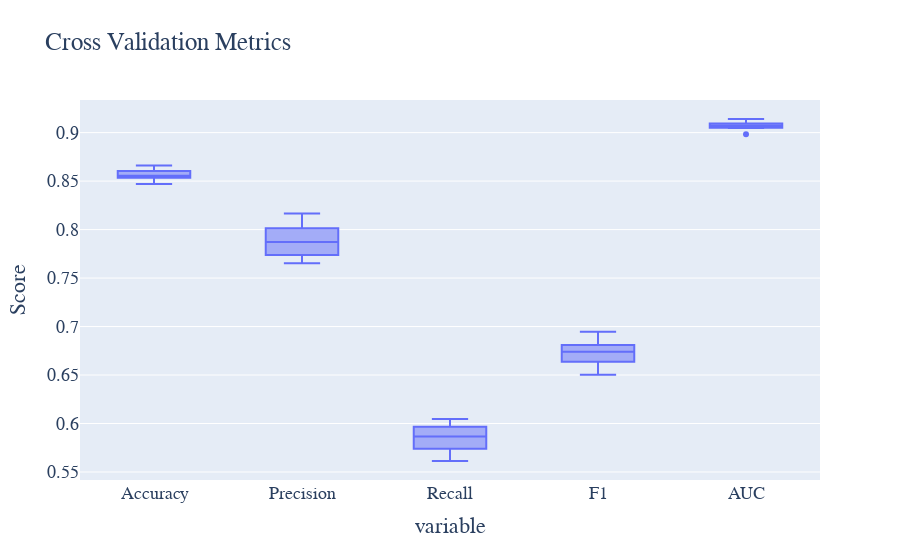

Here is the notebook cell this chart was saved with:
### Code cell
# 执行交叉验证
cv_results = cross_validate(lr_model, X_train, y_train, cv=10, scoring=['accuracy', 'precision', 'recall', 'f1', 'roc_auc'])

# 提取交叉验证结果
cv_accuracy = cv_results['test_accuracy']
cv_precision = cv_results['test_precision']
cv_recall = cv_results['test_recall']
cv_f1 = cv_results['test_f1']
cv_roc = cv_results['test_roc_auc']

# 绘制交叉验证结果的箱线图
cv_metrics_data = pd.DataFrame({
    'Accuracy': cv_accuracy,
    'Precision': cv_precision,
    'Recall': cv_recall,
    'F1': cv_f1,
    'AUC': cv_roc
})

# 绘制交叉验证结果的箱线图
fig = px.box(cv_metrics_data, title='Cross Validation Metrics')
fig.update_layout(
    yaxis_title='Score', showlegend=False,
    font=dict(family='Times New Roman', size=18)
)
fig.write_html('Image/4_6_4_3.html')
fig.show()

### Figure 1 — Plotly figure (JSON) as saved in the notebook; plotly's stock layout.template omitted (floating-point values rounded to 4 significant figures)
{"data": [{"alignmentgroup": "True", "hovertemplate": "variable=%{x}<br>value=%{y}<extra></extra>", "legendgroup": "", "marker": {"color": "#636efa"}, "name": "", "notched": false, "offsetgroup": "", "orientation": "v", "showlegend": false, "type": "box", "x": ["Accuracy", "Accuracy", "Accuracy", "Accuracy", "Accuracy", "Accuracy", "Accuracy", "Accuracy", "Accuracy", "Accuracy", "Precision", "Precision", "Precision", "Precision", "Precision", "Precision", "Precision", "Precision", "Precision", "Precision", "Recall", "Recall", "Recall", "Recall", "Recall", "Recall", "Recall", "Recall", "Recall", "Recall", "F1", "F1", "F1", "F1", "F1", "F1", "F1", "F1", "F1", "F1", "AUC", "AUC", "AUC", "AUC", "AUC", "AUC", "AUC", "AUC", "AUC", "AUC"], "x0": " ", "xaxis": "x", "y": [0.8541, 0.8484, 0.8558, 0.847, 0.8604, 0.8604, 0.8534, 0.8662, 0.8601, 0.8551, 0.7792, 0.7739, 0.7878, 0.7653, 0.8014, 0.7986, 0.7865, 0.8165, 0.8059, 0.7717, 0.5872, 0.5613, 0.584, 0.5653, 0.592, 0.5965, 0.5739, 0.6045, 0.5859, 0.6032, 0.6697, 0.6507, 0.6708, 0.6503, 0.681, 0.6829, 0.6636, 0.6947, 0.6785, 0.6771, 0.905, 0.8984, 0.9103, 0.9048, 0.9062, 0.914, 0.9055, 0.9078, 0.9094, 0.9084], "y0": " ", "yaxis": "y"}], "layout": {"boxmode": "group", "font": {"family": "Times New Roman", "size": 18}, "legend": {"tracegroupgap": 0}, "showlegend": false, "title": {"text": "Cross Validation Metrics"}, "xaxis": {"anchor": "y", "domain": [0, 1], "title": {"text": "variable"}}, "yaxis": {"anchor": "x", "domain": [0, 1], "title": {"text": "Score"}}}}
